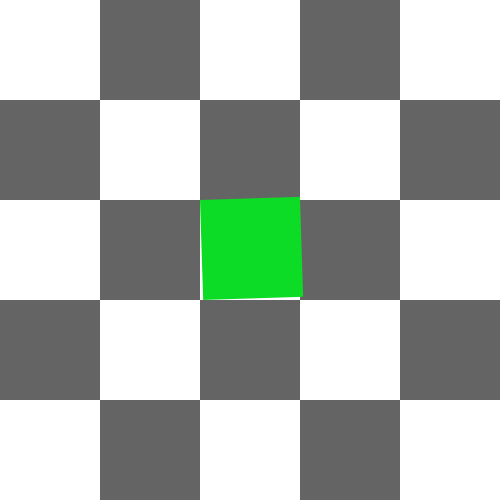
Frame 1 (no input)
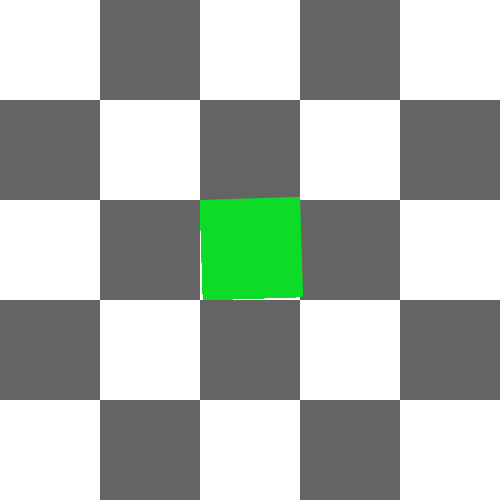
Frame 60 (the mouse pressed at the canvas centre just before this capture)
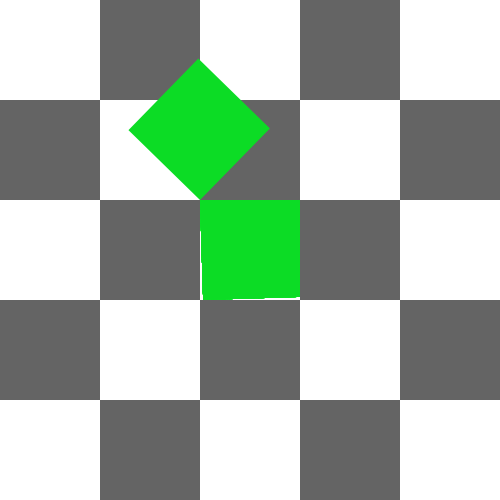
Frame 120 (the mouse held since frame 60 and released just before this capture)

The Processing sketch that drew these frames (run headless with seeded random() and noise(); from frame 60 on, the mouse is pressed at the canvas centre):

// Processing sketch: processing_119080
// ── processing_119080.pde

void setup ()
{
  size (500, 500);
  background (255); 
}
  
  void draw ()
  {
noStroke ();
fill (255);
rect (0, 0, 100, 100);

noStroke ();
fill (100);
rect (100, 0, 100, 100);


noStroke ();
fill (255);
rect (200, 0, 100, 100);

noStroke ();
fill (100);
rect (300, 0, 100, 100);

noStroke ();
fill (255);
rect (400, 0, 100, 100);

noStroke ();
fill (100);
rect (0, 100, 100, 100);

noStroke ();
fill (255);
rect (100, 100, 100, 100);

noStroke ();
fill (100);
rect (200, 100, 100, 100);

noStroke ();
fill (255);
rect (300, 100, 100, 100);

noStroke ();
fill (100);
rect (400, 100, 100, 100);

noStroke ();
fill (255);
rect (0, 200, 100, 100);

noStroke ();
fill (100);
rect (100, 200, 100, 100);

noStroke ();
fill (100);
rect (300, 200, 100, 100);

noStroke ();
fill (255);
rect (400, 200, 100, 100);

noStroke ();
fill (100);
rect (0, 300, 100, 100);

noStroke ();
fill (255);
rect (100, 300, 100, 100);

noStroke ();
fill (100);
rect (200, 300, 100, 100);

noStroke ();
fill (255);
rect (300, 300, 100, 100);

noStroke ();
fill (100);
rect (400, 300, 100, 100);

noStroke ();
fill (255);
rect (0, 400, 100, 100);

noStroke ();
fill (100);
rect (100, 400, 100, 100);

noStroke ();
fill (255);
rect (200, 400, 100, 100);

noStroke ();
fill (100);
rect (300, 400, 100, 100);

noStroke ();
fill (255);
rect (400, 400, 100, 100);


pushMatrix ();
translate (200, 200);
float winkel =map(mouseX, 2, 400, 0, 2*PI);
rotate (winkel);
fill (12, 220, 37);
rect (0, 0, 100, 100);
popMatrix ();
resetMatrix ();

}
